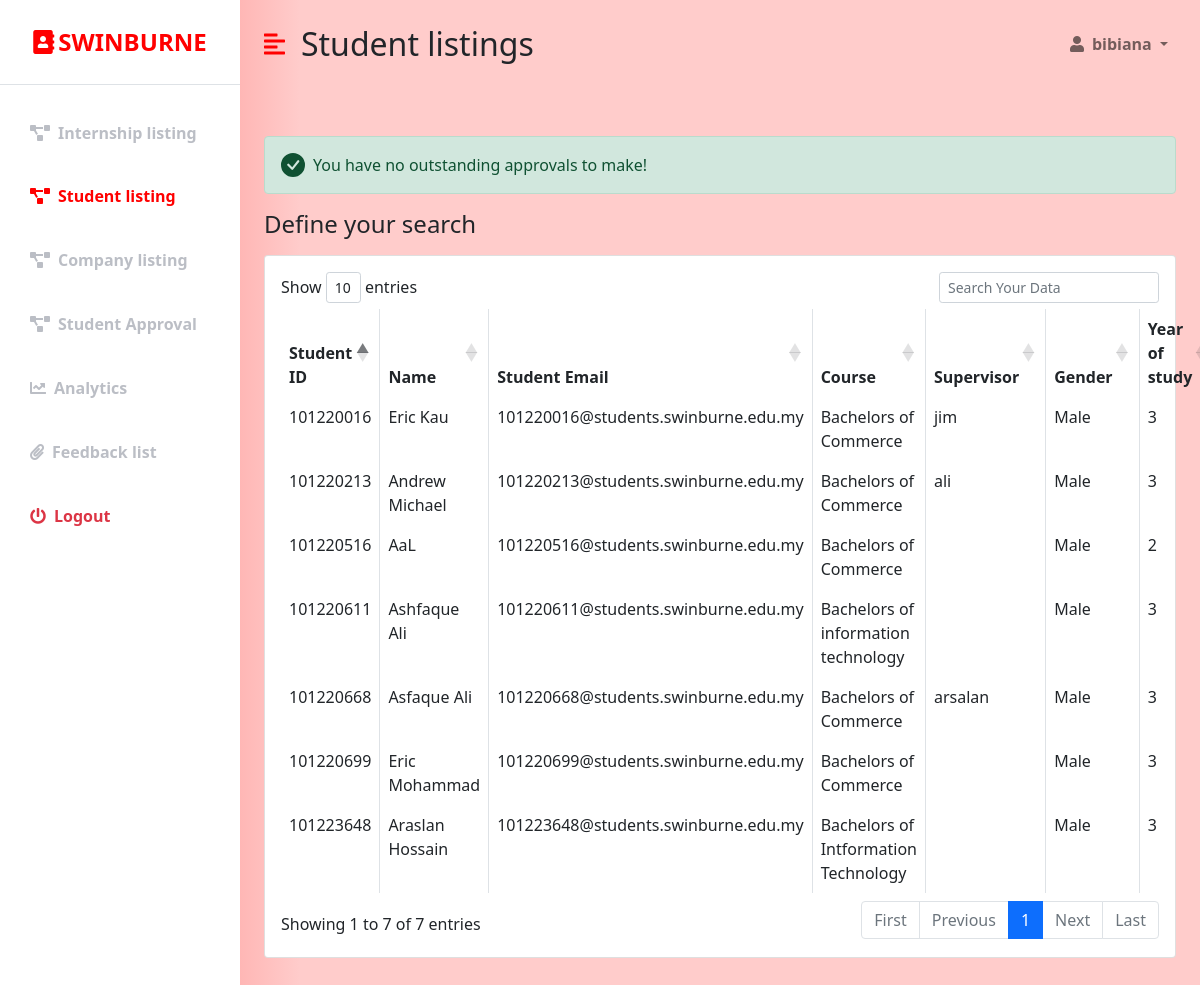
The page /staff_studentlist.php (signed in) on the database as committed earlier.
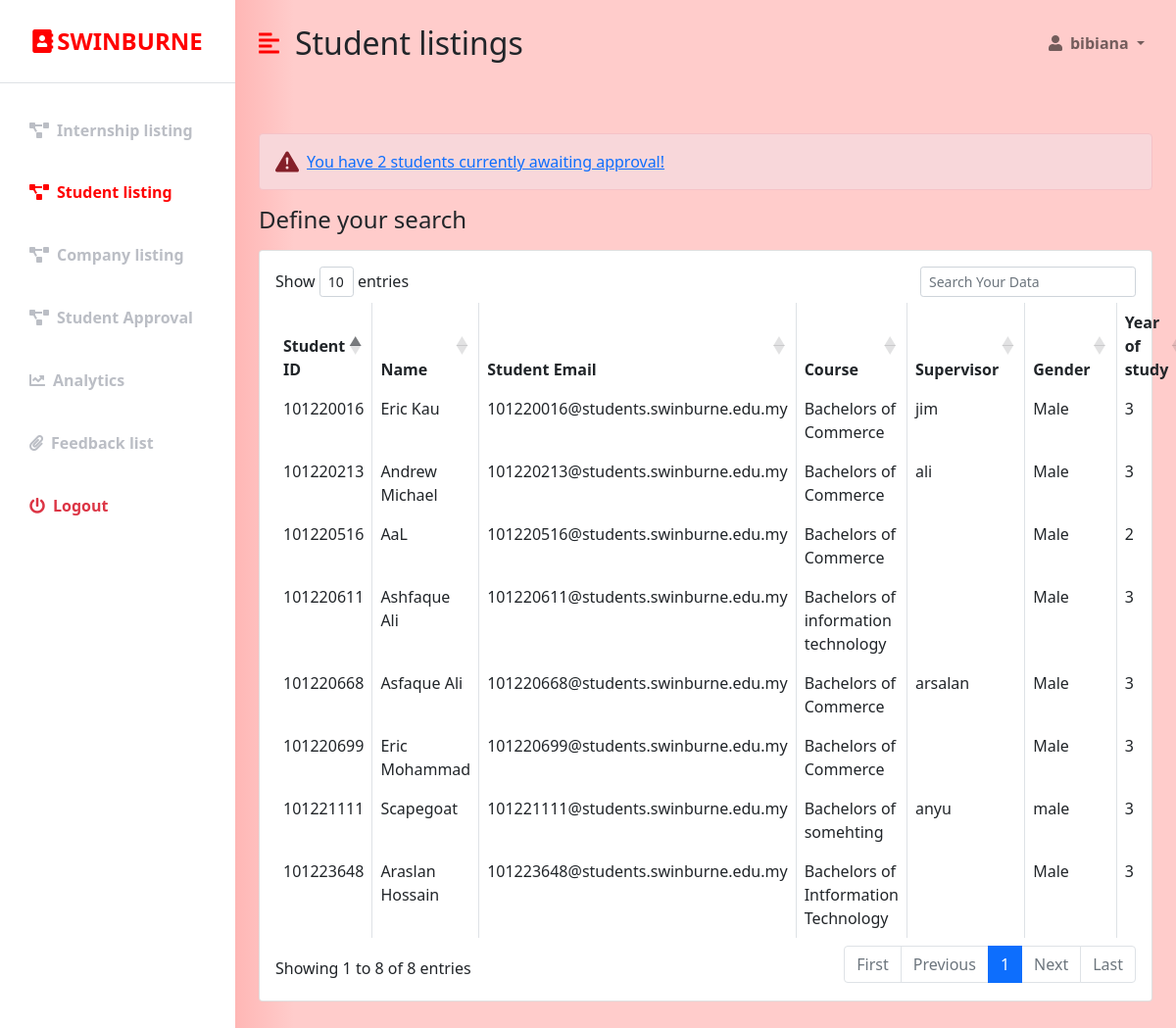
The same page on the database as committed later.
### tables this page shows
CREATE TABLE `student` (
  `STUDENT_ID` int(255) NOT NULL,
  `NAME` varchar(50) NOT NULL,
  `STUDENT_EMAIL` varchar(100) NOT NULL,
  `COURSE` varchar(50) NOT NULL,
  `ENROLL` varchar(255) DEFAULT NULL,
  `SUPERVISOR` varchar(50) DEFAULT NULL,
  `GENDER` varchar(7) NOT NULL,
  `CURRENT_RESIDENCE` varchar(100) NOT NULL,
  `CONTACT_NO` varchar(20) NOT NULL,
  `YEAR_OF_STUDY` varchar(1) NOT NULL,
  `PASSWORD` varchar(20) NOT NULL,
  `CV` varchar(30) DEFAULT NULL,
  `USERNAME` varchar(20) NOT NULL
);

### staff_studentlist.php (the view, shortened to what the changed rows need)
<?php
  if (isset($_SESSION['user_id']) && isset($_SESSION['user_email'])) {
?>
<!DOCTYPE html>
<html lang="en">
<head>
    <link href="https://cdn.jsdelivr.net/npm/bootstrap@5.0.0-beta3/dist/css/bootstrap.min.css" rel="stylesheet" />
    <link rel="stylesheet" href="https://cdnjs.cloudflare.com/ajax/libs/font-awesome/5.15.3/css/all.min.css" />
    <link rel="stylesheet" href="https://cdn.datatables.net/1.10.18/css/dataTables.bootstrap4.min.css">
    <link rel="stylesheet" href="styles.css" />
</head>
<body>
    <div class="d-flex" id="wrapper">
        <div class="bg-white" id="sidebar-wrapper">
            <div class="sidebar-heading text-center py-4 primary-text fs-4 fw-bold text-uppercase border-bottom"><i
                    class="fas fa-address-book me-1"></i>Swinburne</div>
            <div class="list-group list-group-flush my-3">
                <a href="staff_internshiplisting.php" class="list-group-item list-group-item-action bg-transparent second-text fw-bold"><i
                        class="fas fa-project-diagram me-2"></i>Internship listing</a>
                <a href="#" class="list-group-item list-group-item-action bg-transparent second-text active"><i
                        class="fas fa-project-diagram me-2"></i>Student listing</a>
                  <a href="staff_companylist.php" class="list-group-item list-group-item-action bg-transparent second-text fw-bold"><i
                        class="fas fa-project-diagram me-2"></i>Company listing</a>
                        <a href="staff_approval.php" class="list-group-item list-group-item-action bg-transparent second-text fw-bold"><i
                        class="fas fa-project-diagram me-2"></i>Student Approval</a>
                <a href="staff_infographics.php" class="list-group-item list-group-item-action bg-transparent second-text fw-bold"><i
                        class="fas fa-chart-line me-2"></i>Analytics</a>
                <a href="staff_feedbacklist.php" class="list-group-item list-group-item-action bg-transparent second-text fw-bold"><i
                        class="fas fa-paperclip me-2"></i>Feedback list</a>
                <a href="staff_logout.php" class="list-group-item list-group-item-action bg-transparent text-danger fw-bold"><i
                        class="fas fa-power-off me-2"></i>Logout</a>
            </div>
        </div>
        <div id="page-content-wrapper">
            <nav class="navbar navbar-expand-lg navbar-light bg-transparent py-4 px-4">
                <div class="d-flex align-items-center">
                    <i class="fas fa-align-left primary-text fs-4 me-3" id="menu-toggle"></i>
                    <h2 class="fs-2 m-0">Student listings</h2>
                </div>
                <div class="collapse navbar-collapse" id="navbarSupportedContent">
                    <ul class="navbar-nav ms-auto mb-2 mb-lg-0">
                        <li class="nav-item dropdown">
                            <a class="nav-link dropdown-toggle second-text fw-bold" href="#" id="navbarDropdown"
                                role="button" data-bs-toggle="dropdown" aria-expanded="false">
                                <i class="fas fa-user me-2"></i><?=$_SESSION['user_full_name']?>
                            </a>
                        </li>
                    </ul>
                </div>
            </nav>
            <div class="container-fluid px-4">
                <div class="row my-5">
                    <?php
                    $connection = mysqli_connect("localhost","root","");
                    $queryalert = "SELECT * FROM student where ENROLL = 'pending' OR ENROLL = 'Ending'";
                    $queryalert_run = mysqli_query($connection, $queryalert);
                    if($stud_alert = mysqli_num_rows($queryalert_run))
                        {
                            echo '
                            <div class="col">
                                <svg xmlns="http://www.w3.org/2000/svg" style="display: none;">
                                 <symbol id="exclamation-triangle-fill" fill="currentColor" viewBox="0 0 16 16">
                                    <path d="M8.982 1.566a1.13 1.13 0 0 0-1.96 0L.165 13.233c-.457.778.091 1.767.98 1.767h13.713c.889 0 1.438-.99.98-1.767L8.982 1.566zM8 5c.535 0 .954.462.9.995l-.35 3.507a.552.552 0 0 1-1.1 0L7.1 5.995A.905.905 0 0 1 8 5zm.002 6a1 1 0 1 1 0 2 1 1 0 0 1 0-2z"/>
                                  </symbol>
                                </svg>
                                <div class="alert alert-danger d-flex align-items-center" role="alert">
                                  <svg class="bi flex-shrink-0 me-2" width="24" height="24" role="img" aria-label="Danger:"><use xlink:href="#exclamation-triangle-fill"/></svg>
                                  <div>
                                    <a href = "staff_approval.php"> You have '.$stud_alert.' students currently awaiting approval! </a>
                                  </div>
                                </div>
                             </div>
                            ';
                        }
                    else
                        {
                            echo '
                            <div class="col">
                                <svg xmlns="http://www.w3.org/2000/svg" style="display: none;">
                                  <symbol id="check-circle-fill" fill="currentColor" viewBox="0 0 16 16">
                                    <path d="M16 8A8 8 0 1 1 0 8a8 8 0 0 1 16 0zm-3.97-3.03a.75.75 0 0 0-1.08.022L7.477 9.417 5.384 7.323a.75.75 0 0 0-1.06 1.06L6.97 11.03a.75.75 0 0 0 1.079-.02l3.992-4.99a.75.75 0 0 0-.01-1.05z"/>
                                  </symbol>
                                  </svg>
                                <div class="alert alert-success d-flex align-items-center" role="alert">
                                  <svg class="bi flex-shrink-0 me-2" width="24" height="24" role="img" aria-label="Success:"><use xlink:href="#check-circle-fill"/></svg>
                                  <div>
                                    You have no outstanding approvals to make!
                                      </div>
                                    </div>
                            </div>
                            ';
                        }
                    ?>
                    <h3 class="fs-4 mb-3">Define your search</h3>
                    <div class="col">
                                <div class="card">
                                    <div class="card-body">
                                    <?php
                                    $connection = mysqli_connect("localhost","root","");
                                    $query = "SELECT * FROM student";
                                    $query_run = mysqli_query($connection, $query);
                                    ?>
                                        <table id="datatableid" class="table table-bordered">
                                            <thead>
                                                <tr>
                                                    <th scope="col">Student ID</th>
                                                    <th scope="col">Name</th>
                                                    <th scope="col">Student Email</th>
                                                    <th scope="col">Course</th>
                                                    <th scope="col"> Supervisor </th>
                                                    <th scope="col"> Gender </th>
                                                    <th scope="col"> Year of study </th>
                                                </tr>
                                            </thead>
                                            <tbody>
                                                    <?php
                                                    if($query_run)
                                                    {
                                                        foreach($query_run as $row)
                                                        {
                                                    ?>
                                                <tr>
                                                    <td> <?php echo $row['STUDENT_ID']; ?> </td>
                                                    <td> <?php echo $row['NAME']; ?> </td>
                                                    <td> <?php echo $row['STUDENT_EMAIL']; ?> </td>
                                                    <td> <?php echo $row['COURSE']; ?> </td>
                                                    <td> <?php echo $row['SUPERVISOR']; ?> </td>
                                                    <td> <?php echo $row['GENDER']; ?> </td>
                                                    <td> <?php echo $row['YEAR_OF_STUDY']; ?> </td>
                                                </tr>
                                                 <?php
                                                    }
                                                }
                                                else
                                                {
                                                    echo "No Record Found";
                                                }
                                                 ?>
                                            </tbody>
                                        </table>
                                    </div>
                                </div>
                    </div>
                    </div>
                </div>
            </div>
        </div>
</body>
</html>
<?php
}else {
   header("Location:staff_login.php");
}
 ?>

Rows that differ between the two databases and show on the page:
added student: STUDENT_ID "101221111", NAME "Scapegoat", STUDENT_EMAIL "101221111@students.swinburne.edu.my", COURSE "Bachelors of somehting", SUPERVISOR "anyu", GENDER "male", YEAR_OF_STUDY "3"
Other text that changed with them:
$stud_alert: (not shown) → "2"
text written by a page script: "Show entries Showing 1 to 7 of 7 entries First Previous 1 Next Last" → "Show entries Showing 1 to 8 of 8 entries First Previous 1 Next Last"
text no longer shown: "You have no outstanding approvals to make!"
text now shown: "You have students currently awaiting approval!"
